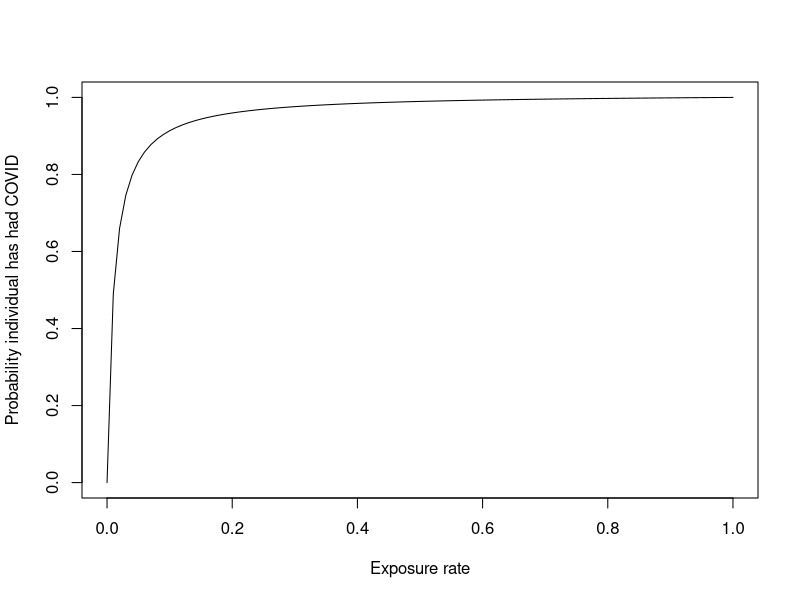
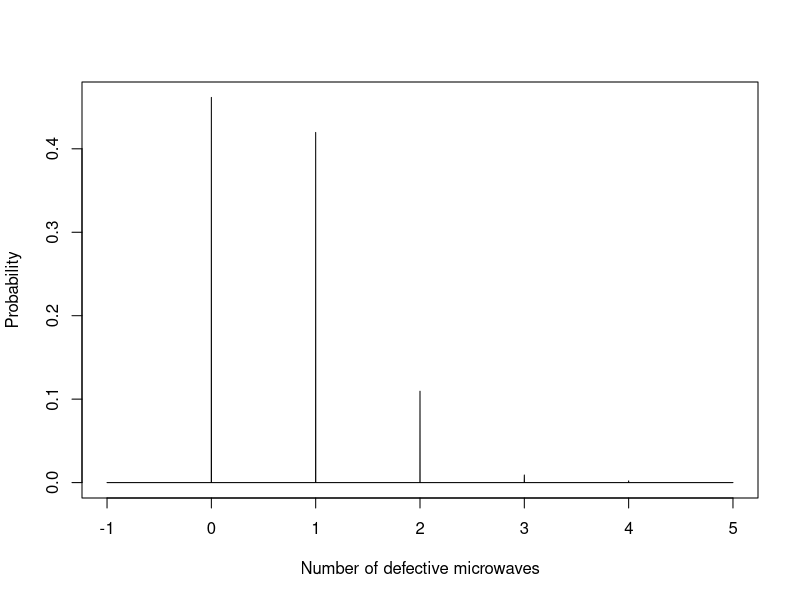
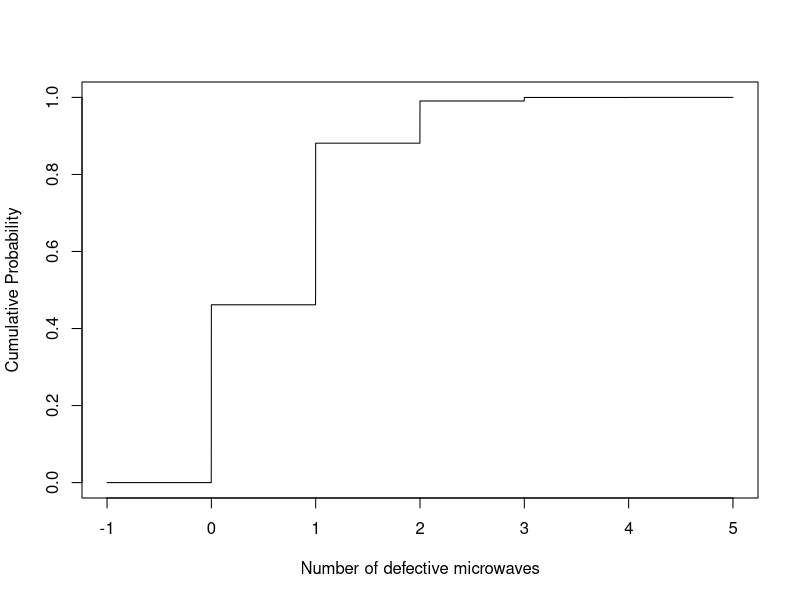
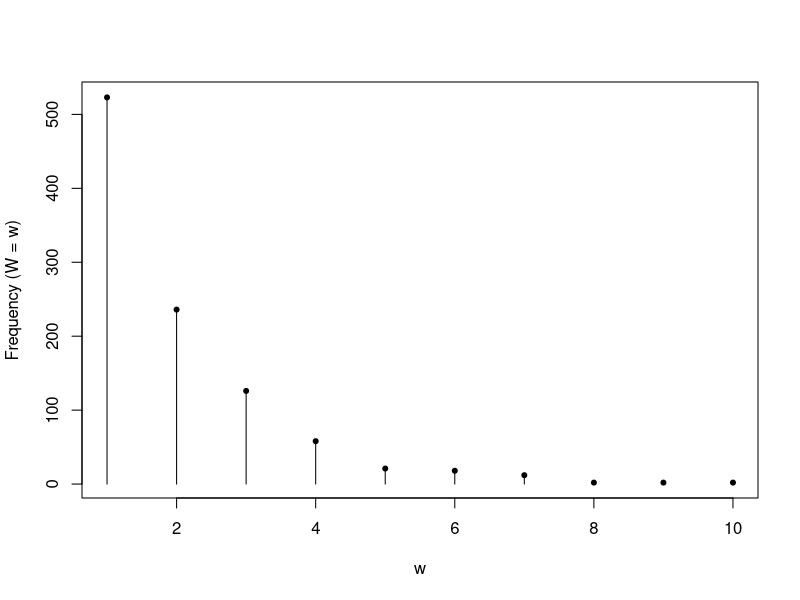

These charts were generated, in order, by the following R code:
## ---- chunk 1
knitr::opts_chunk$set(echo = TRUE, fig.width = 4, fig.height = 4)
## ---- chunk 2
curve((0.95 * x / (0.95 * x + 0.01 * (1-x))), 0, 1, ylab = "Probability individual has had COVID",
      xlab = "Exposure rate")
## ---- chunk 3
P <- function(x){
  if(x == 0){return(0.4616)}
  if(x == 1){return(0.4196)}
  if(x == 2){return(0.1095)}
  if(x == 3){return(0.0091)}
  if(x == 4){return(0.002)}
  
  return(0)
}
vP <- Vectorize(P)
curve(vP, from = -1, to = 5, xlab = "Number of defective microwaves", ylab = "Probability", n= 6001)

## ---- chunk 4
P <- function(x){
  if(x < 0){return(0)}
  if(0 <= x && x < 1){return(0.4616)}
  if(1 <= x && x < 2){return(0.8812)}
  if(2 <= x && x < 3){return(0.9907)}
  if(3 <= x && x < 4){return(0.9998)}
  if(x >= 4){return(1)}
  
  return(0)
}
vP <- Vectorize(P)
curve(vP, from = -1, to = 5, xlab = "Number of defective microwaves", 
      ylab = "Cumulative Probability", n= 6001)

## ---- chunk 5
rg_fun <-function() {# generate a sequence of 100 independent Bernoulli trials
  samp <-rbinom(n = 100, size = 1, prob = 0.5)# find the location of the 2nd 1 - corresponds to the number of trials until
  # the second success
  g <-which(samp==1)[1]
  return(g)}

g_vec <-replicate(n = 1000, expr =rg_fun())

## ---- chunk 6
table(g_vec)
tab_g  <-tabulate(g_vec,max(g_vec))

plot(tab_g, type = "h",xlab = "w",ylab = "Frequency (W = w)")# add points at the observed frequencies
points(1:max(g_vec), tab_g, pch = 20)

